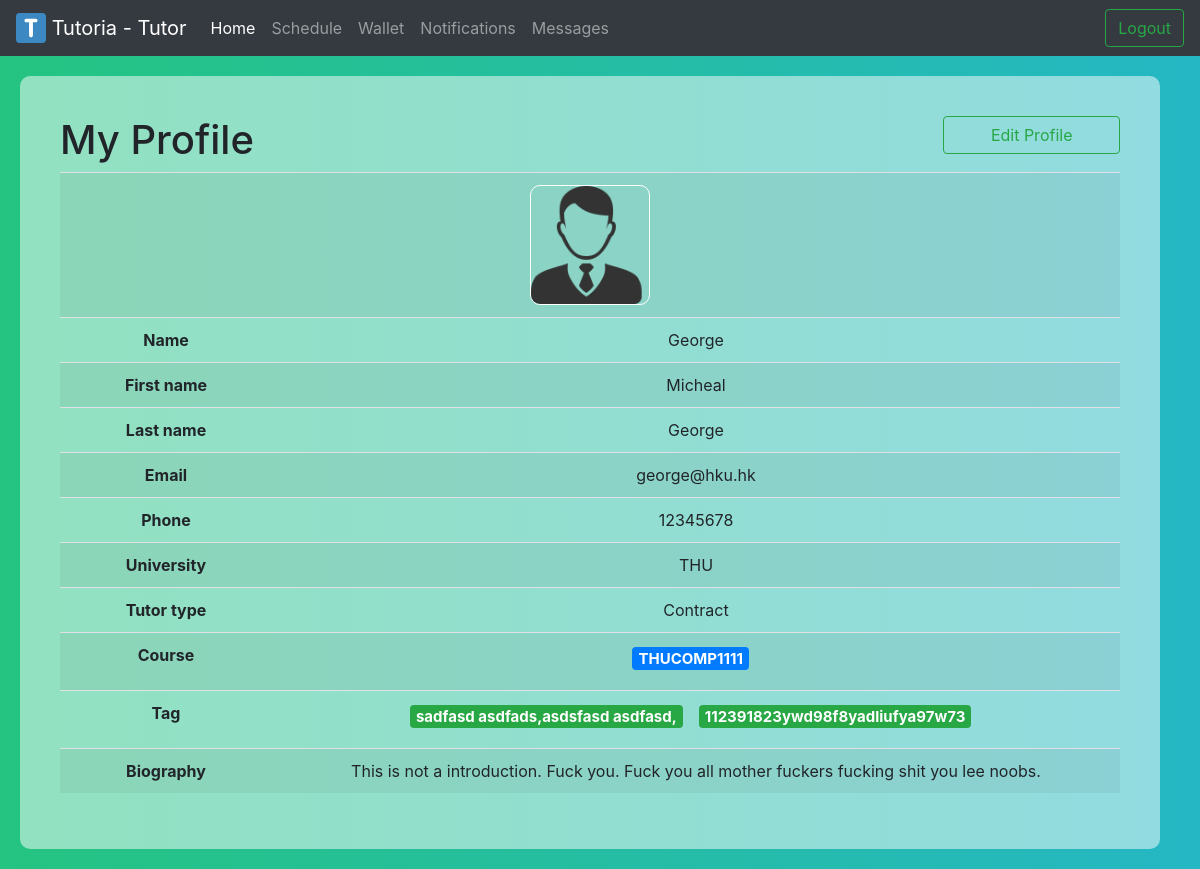
Screenshot of /tutor/homepage/ (signed in) with the database file from the repository.
### tutoria/models.py (models this page shows, shortened)
class Client(models.Model):
	user = models.OneToOneField(User, on_delete=models.CASCADE)
	login_type = models.CharField(max_length=20, default="Student")
	avatar = models.FileField(upload_to='media/avatars/%Y/%m/%d/', null=True)
	phone = models.CharField(max_length=10, default="None")
	class Meta:
		abstract = True

class Tutor(Client):
	login_type = models.CharField(max_length=20, default="Tutor")
	profile = models.OneToOneField(TutorProfile, on_delete=models.CASCADE, null=True)
	course = models.ManyToManyField(Course)
	tag = models.ManyToManyField(Tag)
	tutor_type = models.CharField(max_length=20, default="Contract")

class TutorProfile(models.Model):
	university = models.CharField(max_length=50)
	hourly_rate = models.IntegerField(default=10)
	average_review = models.IntegerField(default=-1)
	introduction = models.TextField(default="This is an introduction")
	availability = models.BooleanField(default=True)

class Course(models.Model):
	university = models.CharField(max_length=50)
	code = models.CharField(max_length=200)
	description = models.CharField(max_length=2000)
	def __str__(self):
		return self.code

class Tag(models.Model):
	content = models.CharField(max_length=50)
	def __str__(self):
		return self.content

### tutoria/views/tutor_view/homepage_view.py (the view)
def homepage(request):
	tutor = Tutor.objects.get(user=request.user)
	num_unread_notf = len(Notification.objects.filter(
		user = request.user,
		unread = True,
	))
	num_unread_msg = len(Message.objects.filter(
		receiver = request.user,
		unread = True,
	))
	courses = Course.objects.filter(tutor=tutor)
	tags = Tag.objects.filter(tutor=tutor)
	return render_to_response('tutoria/tutor/homepage.html',locals())

### tutoria/templates/tutoria/tutor/homepage.html (shortened to what this page needs)
<html>
<head>
	{% load static %}
	<link rel="stylesheet" href="https://maxcdn.bootstrapcdn.com/bootstrap/4.0.0-beta.2/css/bootstrap.min.css">
	<link rel="stylesheet" href="{% static 'tutoria/css/home.css' %}"/>
	<link rel="stylesheet" href="{% static 'tutoria/css/calendar.css' %}"/>
</head>
<body>
	<div id="navigation">
		<nav class="navbar navbar-expand-md navbar-dark bg-dark">
			<a class="navbar-brand" href="#">
				<img src="{% static 'tutoria/img/brand.svg' %}" width="30" height="30" class="d-inline-block align-top" alt="">
				Tutoria - Tutor
			</a>
			<div class="collapse navbar-collapse" id="navbarSupportedContent">
				<ul class="navbar-nav mr-auto">
					<li class="nav-item active">
						<a id="nav-home" class="nav-link" href="/tutor/homepage" onclick="window.location.reload()"> Home </a>
					</li>
					<li class="nav-item">
						<a id="nav-tutor-schedule" class="nav-link" href="javascript:viewTutorSchedule(0, true)"> Schedule </a>
					</li>
					<li class="nav-item">
						<a id="nav-wallet" class="nav-link" href="javascript:viewWallet()"> Wallet </a>
					</li>
					<li class="nav-item">
						<a id="nav-notf" class="nav-link" href="javascript:viewNotification()">
							Notifications
						</a>
					</li>
					<li class="nav-item">
						<a id="nav-msg" class="nav-link" href="javascript:viewMessage()">
							Messages
						</a>
					</li>
				</ul>
				<button class="btn btn-outline-success my-2 my-sm-0" onclick=window.location={% url 'logout' %}> Logout </button>
			</div>
		</nav>
	</div>
	<div class="container">
		<div id="profile" onload="loadProfile()">
			<button id="editProfileBtn" class="btn btn-outline-success col-2 float-right" onclick="editTutorProfile()">Edit Profile</button>
			<h1> My Profile </h1><td colspan=2>
			<table id="userProfile" class="table table-striped">
				<tr> <td colspan=2>
					<img style="border:1px white solid; border-radius:10px" src="{% static 'tutoria/img/default.png' %}" width="120" height="120">
				</td> </tr>
				<tr> <th style="width:20%">Name</th> <td>{{ tutor.user.username }}</td> </tr>
				<tr> <th>First name</th> <td>{{ tutor.user.first_name }}</td> </tr>
				<tr> <th>Last name</th> <td>{{ tutor.user.last_name }}</td> </tr>
				<tr> <th>Email</th> <td>{{ tutor.user.email }}</td> </tr>
				<tr> <th>Phone</th> <td>{{ tutor.phone }}</td> </tr>
				<tr> <th>University</th> <td>{{ tutor.profile.university }}</td> </tr>
				<tr> <th>Tutor type</th> <td>{{ tutor.tutor_type }}</td> </tr>
				<tr> <th>Course</th> <td>
					<h5> {% for course in courses %}
					<span class="badge badge-primary"> {{ course }} </span> &nbsp
					{% endfor %} </h5>
				</td> </tr>
				<tr> <th>Tag</th> <td>
					<h5> {% for tag in tags %}
					<span class="badge badge-success"> {{ tag }} </span> &nbsp
					{% endfor %} </h5>
				</td> </tr>
				<tr> <th>Biography</th> <td>{{ tutor.profile.introduction }}</td> </tr>
			</table>
		</div>
	</div>
</body>
</html>

### tutoria/static/tutoria/css/home.css (style rules this page uses)
body { background: -webkit-linear-gradient(left, #25c481, #25b7c4); background: linear-gradient(to right, #25c481, #25b7c4); min-width: 1200px; }
button { background-color: #4CAF50; border: none; color: white; padding: 15px 32px; text-align: center; text-decoration: none; display: inline-block; font-size: 16px; }
table { width: 85%; text-align: center; }
.container { margin: 20px; padding: 40px; background: rgba(255,255,255,0.5); border-radius: 10px; }

### rows the page displays
Tutor: user.username "George", user.first_name "Micheal", user.last_name "George", user.email "george@hku.hk", phone "12345678", profile.university "THU", tutor_type "Contract", profile.introduction "This is not a introduction. Fuck you. Fuck you all mother fuckers fucking shit you lee noobs."
Course: code "THUCOMP1111"
Tag: content "sadfasd asdfads,asdsfasd asdfasd,"
Tag: content "112391823ywd98f8yadliufya97w73"
